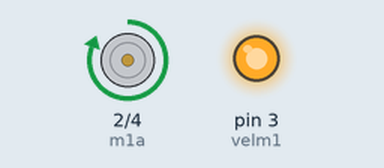
The sketch below on a simulated Arduino Uno, built with avr-gcc and run on an emulated ATmega328P. Shown: motor-driver pin pairs drawn as motors (green arrow = first pin HIGH = forward, orange = second pin HIGH = backward, longer = more drive), output pins drawn as LEDs (lit = HIGH).

Above: at 1.5 s.
At 6.5 s:
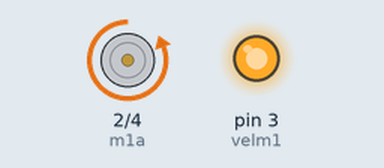
At 9.0 s:
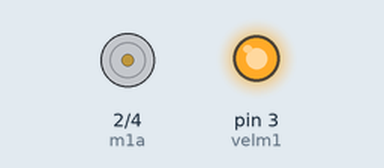
Timing chart, 0 to 11.5 s (numbered marks = the images above):
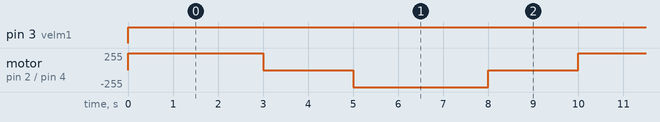

The sketch:

aula20-l293Dp1.ino
```cpp
// C++ code
//
#  define velm1 3
# define  m1a 2
# define m1b 4
# define tmp 3000
int velmax=255;


void setup(){
  pinMode(velm1,OUTPUT);
    pinMode(m1a,OUTPUT);
    pinMode(m1b,OUTPUT);


    analogWrite(velm1,0);
    digitalWrite(m1a,LOW);
    digitalWrite(m1b,LOW);


}

void loop(){
    //M1
    analogWrite(velm1,velmax);
    digitalWrite(m1a,HIGH);
    digitalWrite(m1b,LOW);
    delay(tmp);
    digitalWrite(m1a,LOW);
    digitalWrite(m1b,LOW);
    delay(2000);
    digitalWrite(m1a,LOW);
    digitalWrite(m1b,HIGH);
    delay(tmp);
    digitalWrite(m1a,LOW);
    digitalWrite(m1b,LOW);
    delay(2000);
}
```

Measured:
- by itself, pin 3 (velm1): LOW → HIGH at 0.00 s
- by itself, motor on pin 2 (m1a) / pin 4 (m1b): repeats every 10.0 s: stopped 2.0 s, backward 255/255 3.0 s, stopped 2.0 s, forward 255/255 3.0 s
